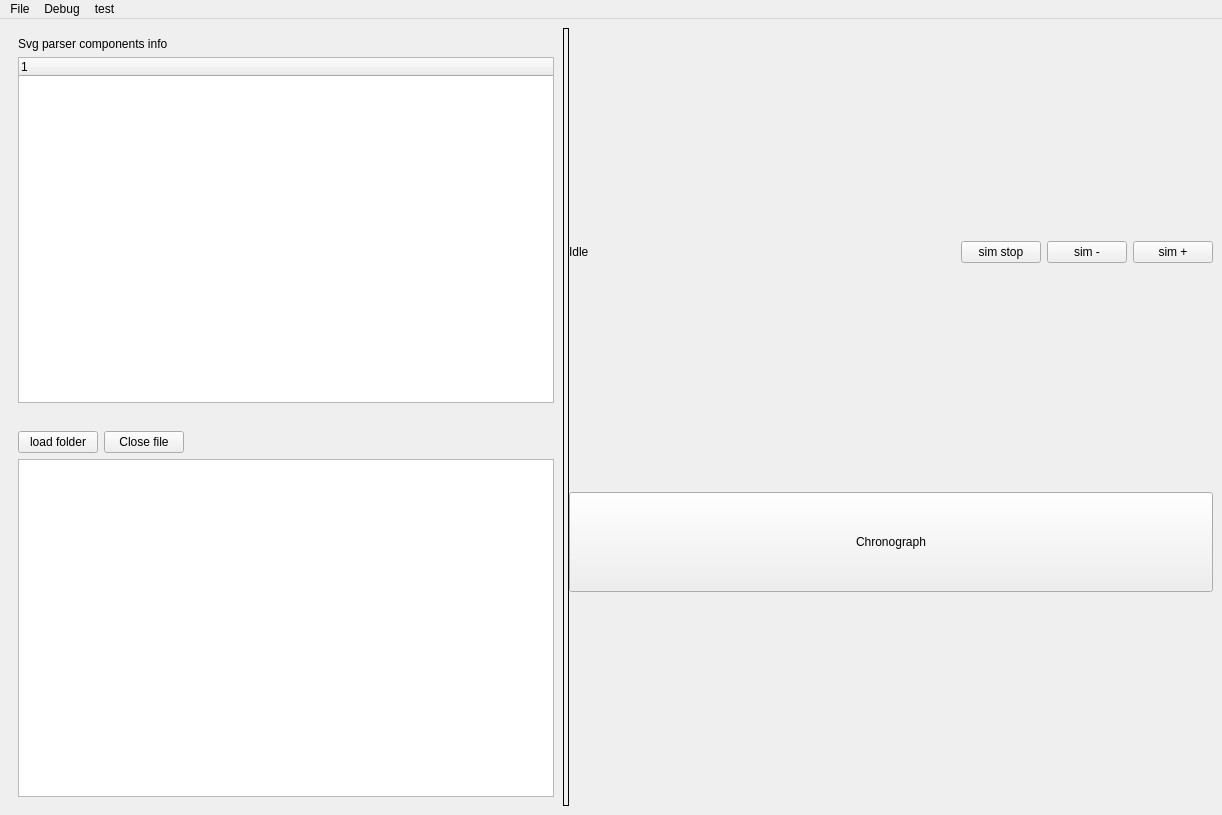
<?xml version="1.0" encoding="UTF-8"?>
<ui version="4.0">
 <class>MainWindow</class>
 <widget class="QMainWindow" name="MainWindow">
  <property name="geometry">
   <rect>
    <x>0</x>
    <y>0</y>
    <width>1222</width>
    <height>815</height>
   </rect>
  </property>
  <property name="sizePolicy">
   <sizepolicy hsizetype="MinimumExpanding" vsizetype="MinimumExpanding">
    <horstretch>0</horstretch>
    <verstretch>0</verstretch>
   </sizepolicy>
  </property>
  <property name="minimumSize">
   <size>
    <width>1080</width>
    <height>815</height>
   </size>
  </property>
  <property name="windowTitle">
   <string>MainWindow</string>
  </property>
  <widget class="QWidget" name="centralwidget">
   <property name="minimumSize">
    <size>
     <width>1080</width>
     <height>720</height>
    </size>
   </property>
   <layout class="QHBoxLayout" name="horizontalLayout_3">
    <item>
     <widget class="QSplitter" name="mainSplitter">
      <property name="sizePolicy">
       <sizepolicy hsizetype="MinimumExpanding" vsizetype="Expanding">
        <horstretch>0</horstretch>
        <verstretch>0</verstretch>
       </sizepolicy>
      </property>
      <property name="minimumSize">
       <size>
        <width>1080</width>
        <height>720</height>
       </size>
      </property>
      <property name="cursor">
       <cursorShape>ArrowCursor</cursorShape>
      </property>
      <property name="focusPolicy">
       <enum>Qt::NoFocus</enum>
      </property>
      <property name="layoutDirection">
       <enum>Qt::LeftToRight</enum>
      </property>
      <property name="autoFillBackground">
       <bool>false</bool>
      </property>
      <property name="styleSheet">
       <string notr="true">QSplitter::handle{
	     	background-color: qlineargradient(x1:0, y1:0, x2:1, y2:0;
         	stop:0 rgb(128, 128, 128);
 			stop:1 rgb(64, 64, 64));
			border: 1px solid rgb(0, 0, 0);
}</string>
      </property>
      <property name="frameShape">
       <enum>QFrame::NoFrame</enum>
      </property>
      <property name="lineWidth">
       <number>10</number>
      </property>
      <property name="orientation">
       <enum>Qt::Horizontal</enum>
      </property>
      <widget class="QWidget" name="leftContainer" native="true">
       <layout class="QVBoxLayout" name="verticalLayout">
        <property name="spacing">
         <number>10</number>
        </property>
        <property name="sizeConstraint">
         <enum>QLayout::SetDefaultConstraint</enum>
        </property>
        <item>
         <widget class="QWidget" name="componentsInfoContainer" native="true">
          <property name="styleSheet">
           <string notr="true"/>
          </property>
          <layout class="QVBoxLayout" name="componentsLayout">
           <item>
            <widget class="QLabel" name="Label">
             <property name="text">
              <string>Svg parser components info</string>
             </property>
            </widget>
           </item>
           <item>
            <widget class="QTreeWidget" name="componentsTreeWidget">
             <property name="sizePolicy">
              <sizepolicy hsizetype="Expanding" vsizetype="Expanding">
               <horstretch>0</horstretch>
               <verstretch>1</verstretch>
              </sizepolicy>
             </property>
             <column>
              <property name="text">
               <string notr="true">1</string>
              </property>
             </column>
            </widget>
           </item>
          </layout>
         </widget>
        </item>
        <item>
         <widget class="QWidget" name="svgLoader" native="true">
          <layout class="QVBoxLayout" name="folderTreeLayout">
           <property name="sizeConstraint">
            <enum>QLayout::SetMaximumSize</enum>
           </property>
           <item>
            <layout class="QHBoxLayout" name="treeViewBtnLayout">
             <property name="sizeConstraint">
              <enum>QLayout::SetMaximumSize</enum>
             </property>
             <item>
              <widget class="QPushButton" name="folder_btn">
               <property name="minimumSize">
                <size>
                 <width>70</width>
                 <height>0</height>
                </size>
               </property>
               <property name="text">
                <string>load folder</string>
               </property>
              </widget>
             </item>
             <item>
              <widget class="QPushButton" name="closeFile">
               <property name="minimumSize">
                <size>
                 <width>70</width>
                 <height>0</height>
                </size>
               </property>
               <property name="text">
                <string>Close file</string>
               </property>
              </widget>
             </item>
             <item>
              <spacer name="horizontalSpacer_2">
               <property name="orientation">
                <enum>Qt::Horizontal</enum>
               </property>
               <property name="sizeType">
                <enum>QSizePolicy::MinimumExpanding</enum>
               </property>
               <property name="sizeHint" stdset="0">
                <size>
                 <width>20</width>
                 <height>20</height>
                </size>
               </property>
              </spacer>
             </item>
            </layout>
           </item>
           <item>
            <widget class="QTreeView" name="fileTreeView">
             <property name="sizePolicy">
              <sizepolicy hsizetype="MinimumExpanding" vsizetype="MinimumExpanding">
               <horstretch>0</horstretch>
               <verstretch>0</verstretch>
              </sizepolicy>
             </property>
             <property name="minimumSize">
              <size>
               <width>200</width>
               <height>201</height>
              </size>
             </property>
            </widget>
           </item>
          </layout>
         </widget>
        </item>
       </layout>
      </widget>
      <widget class="QWidget" name="verticalLayoutWidget_4">
       <layout class="QVBoxLayout" name="simLayout">
        <item>
         <layout class="QVBoxLayout" name="svgAndSimControlLayout">
          <property name="bottomMargin">
           <number>10</number>
          </property>
          <item>
           <layout class="QGridLayout" name="svgLayout"/>
          </item>
          <item>
           <layout class="QHBoxLayout" name="simControlLayout">
            <property name="sizeConstraint">
             <enum>QLayout::SetDefaultConstraint</enum>
            </property>
            <item>
             <widget class="QLabel" name="label">
              <property name="text">
               <string>Idle</string>
              </property>
             </widget>
            </item>
            <item>
             <spacer name="horizontalSpacer">
              <property name="orientation">
               <enum>Qt::Horizontal</enum>
              </property>
              <property name="sizeHint" stdset="0">
               <size>
                <width>40</width>
                <height>20</height>
               </size>
              </property>
             </spacer>
            </item>
            <item>
             <widget class="QPushButton" name="stop">
              <property name="sizePolicy">
               <sizepolicy hsizetype="Maximum" vsizetype="Fixed">
                <horstretch>0</horstretch>
                <verstretch>0</verstretch>
               </sizepolicy>
              </property>
              <property name="text">
               <string>sim stop</string>
              </property>
             </widget>
            </item>
            <item>
             <widget class="QPushButton" name="minus">
              <property name="sizePolicy">
               <sizepolicy hsizetype="Maximum" vsizetype="Fixed">
                <horstretch>0</horstretch>
                <verstretch>0</verstretch>
               </sizepolicy>
              </property>
              <property name="text">
               <string>sim -</string>
              </property>
             </widget>
            </item>
            <item>
             <widget class="QPushButton" name="plus">
              <property name="sizePolicy">
               <sizepolicy hsizetype="Maximum" vsizetype="Fixed">
                <horstretch>0</horstretch>
                <verstretch>0</verstretch>
               </sizepolicy>
              </property>
              <property name="text">
               <string>sim +</string>
              </property>
             </widget>
            </item>
           </layout>
          </item>
         </layout>
        </item>
        <item>
         <layout class="QVBoxLayout" name="verticalLayout_3">
          <property name="sizeConstraint">
           <enum>QLayout::SetFixedSize</enum>
          </property>
          <item>
           <widget class="QPushButton" name="pushButton_11">
            <property name="minimumSize">
             <size>
              <width>0</width>
              <height>100</height>
             </size>
            </property>
            <property name="text">
             <string>Chronograph</string>
            </property>
           </widget>
          </item>
         </layout>
        </item>
       </layout>
      </widget>
     </widget>
    </item>
   </layout>
  </widget>
  <widget class="QMenuBar" name="menubar">
   <property name="geometry">
    <rect>
     <x>0</x>
     <y>0</y>
     <width>1222</width>
     <height>21</height>
    </rect>
   </property>
   <widget class="QMenu" name="menuFile">
    <property name="title">
     <string>File</string>
    </property>
    <addaction name="separator"/>
    <addaction name="actionNew_Simulation"/>
    <addaction name="actionLoad_SVG_file"/>
    <addaction name="actionExamples"/>
   </widget>
   <widget class="QMenu" name="menuDebug">
    <property name="title">
     <string>Debug</string>
    </property>
    <addaction name="actionOpenDebugWindow"/>
   </widget>
   <widget class="QMenu" name="menutest">
    <property name="title">
     <string>test</string>
    </property>
    <addaction name="action1"/>
    <addaction name="action2"/>
    <addaction name="action3"/>
   </widget>
   <addaction name="menuFile"/>
   <addaction name="menuDebug"/>
   <addaction name="menutest"/>
  </widget>
  <action name="actionNew_Simulation">
   <property name="text">
    <string>New Simulation</string>
   </property>
  </action>
  <action name="actionExamples">
   <property name="text">
    <string>Examples</string>
   </property>
  </action>
  <action name="actionLoad_SVG_file">
   <property name="text">
    <string>Load SVG file</string>
   </property>
  </action>
  <action name="actionOpenDebugWindow">
   <property name="text">
    <string>Debug output</string>
   </property>
  </action>
  <action name="action1">
   <property name="text">
    <string>1</string>
   </property>
  </action>
  <action name="action2">
   <property name="text">
    <string>2</string>
   </property>
  </action>
  <action name="action3">
   <property name="text">
    <string>3</string>
   </property>
  </action>
 </widget>
 <resources/>
 <connections/>
</ui>
